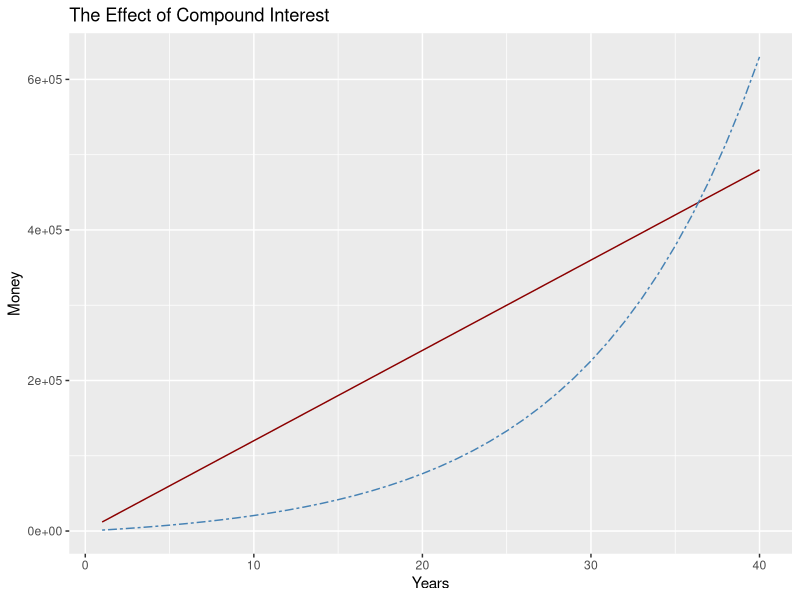

Recreate this plot in R.
## ---- chunk 1
library(tidyverse)
library(readxl)
## ---- chunk 2
Money <- read_excel("Compound interest data.xlsx")
## ---- chunk 3
ggplot(Money, aes(x = Year)) + 
  geom_line(aes(y = No_Interest), color = "darkred") + 
  geom_line(aes(y = Compound_Interest), color="steelblue", linetype="twodash")+
  labs(title = "The Effect of Compound Interest", y = "Money" , x = "Years")
  #scale_color_manual(values = colours)
  #scale_color_manual(name = 'Saving Type', values = c('No Interest' = 'darkred', 'Compound Interest' = 'steelblue'))
  #legend(1,95 , legend = c("No Interest" , "Compound Interest") , col = c("darkred" , "steelblue" , lty = 1:2 , cex = .8))
